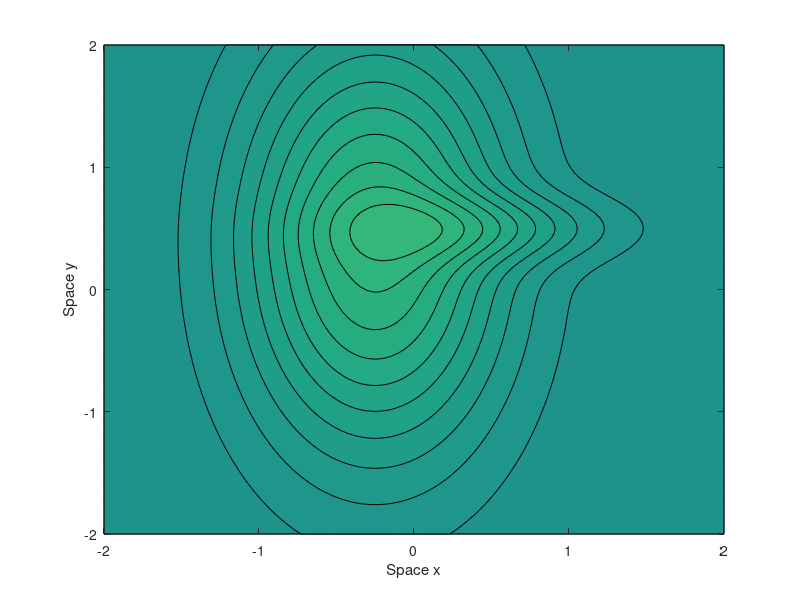

Write MATLAB code to recreate this figure. (Note: this script raises an error after producing the figure.)
function [U, t, x, y] = TuSynthetic( varargin )
%TuSynthetic Generate a synthetic 2d field.
%
% The synthetic field consists of two spatial modes, each represented by a
% Gaussian blob, whose amplitude oscillates according to a sine function,
% with random offset of roughly 3%.
%
% Tu, Jonathan H., Clarence W. Rowley, J. Nathan Kutz, and Jessica
% K. Shang. 2014. “Spectral Analysis of Fluid Flows Using Sub-Nyquist-Rate PIV
% Data.” Experiments in Fluids 55 (9): 1–13. doi:10.1007/s00348-014-1805-6.
%

% Copyright 2015 under BSD license (see LICENSE file).

%% Parse input arguments
parser = inputParser;
positiveScalar = @(n)isscalar(n) && ...
               isnumeric(n) && ...
               isfinite(n) && ...
               n > 0;

parser.addParameter('TimeStep', 0.05, positiveScalar );
parser.addParameter('TimePoints', 8001, positiveScalar );
parser.addParameter('SpacePoints', 100, positiveScalar );

parser.addParameter('TimeFrequency1', 1.30, positiveScalar);
parser.addParameter('TimeFrequency2', 8.48, positiveScalar);
parser.parse(varargin{:});

p = parser.Results;

%% Construct the grid, time, and noise vectors
x = linspace(-2,2,p.SpacePoints);
y = linspace(-2,2,p.SpacePoints);
t = (0:p.TimePoints-1)*p.TimeStep;
noise = 0.1*rand(1, p.TimePoints);

%% Spatial modes
v1 = @(x,y) 2*exp( -(x-0.50).^2/(2*0.6^2) - (y-0.50).^2/(2*0.2^2) );
v2 = @(x,y)   exp( -(x+0.25).^2/(2*0.6^2) - (y-0.35).^2/(2*1.2^2) );

V1 = bsxfun(v1, x, y'); V1 = V1(:);
V2 = bsxfun(v2, x, y'); V2 = V2(:);

%% Time evolution
Osc1 = sin(p.TimeFrequency1*t);
Osc2 = sin(p.TimeFrequency2*t);

%% Combine space, time, and random data
S = bsxfun( @times, V1, Osc1 ) + bsxfun( @times, V2, Osc2 );
U = bsxfun( @plus, S, noise );

%% Animate data if no return arguments were requested
if nargout < 1

  U = reshape(U, p.SpacePoints,p.SpacePoints, p.TimePoints );

  %% Set up first image using the third slice (arbitrary)
  [~,h] = contourf( x, y, U(:,:,3) );
  xlabel('Space x');
  ylabel('Space y');
  shading interp
  caxis([-1,1]*max(abs(U(:))));
  caxis manual;

  %% Plot
  for k = 1:p.TimePoints
    h.ZData = U(:,:,k);
    pause(.1);
    title(sprintf('t = %.1f', t(k) ) );
  end

  %% Remove outputs so that they are not returned
  clear U x y t
end
